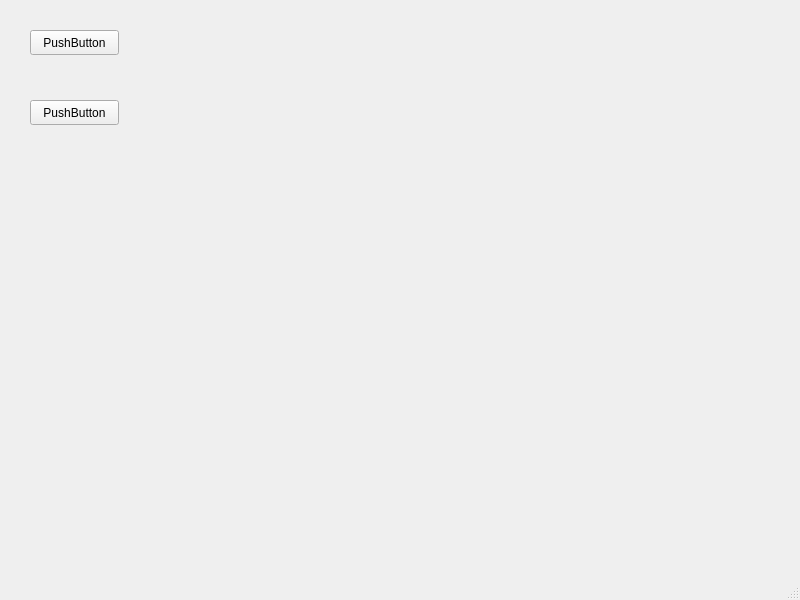
<?xml version="1.0" encoding="UTF-8"?>
<ui version="4.0">
 <class>MainWindow</class>
 <widget class="QMainWindow" name="MainWindow">
  <property name="geometry">
   <rect>
    <x>0</x>
    <y>0</y>
    <width>800</width>
    <height>600</height>
   </rect>
  </property>
  <property name="windowTitle">
   <string>MainWindow</string>
  </property>
  <widget class="QWidget" name="centralwidget">
   <widget class="QPushButton" name="pushButton">
    <property name="geometry">
     <rect>
      <x>30</x>
      <y>100</y>
      <width>89</width>
      <height>25</height>
     </rect>
    </property>
    <property name="text">
     <string>PushButton</string>
    </property>
   </widget>
   <widget class="QPushButton" name="pushButton_2">
    <property name="geometry">
     <rect>
      <x>30</x>
      <y>30</y>
      <width>89</width>
      <height>25</height>
     </rect>
    </property>
    <property name="text">
     <string>PushButton</string>
    </property>
   </widget>
  </widget>
  <widget class="QMenuBar" name="menubar">
   <property name="geometry">
    <rect>
     <x>0</x>
     <y>0</y>
     <width>800</width>
     <height>28</height>
    </rect>
   </property>
  </widget>
  <widget class="QStatusBar" name="statusbar"/>
 </widget>
 <resources/>
 <connections/>
</ui>
